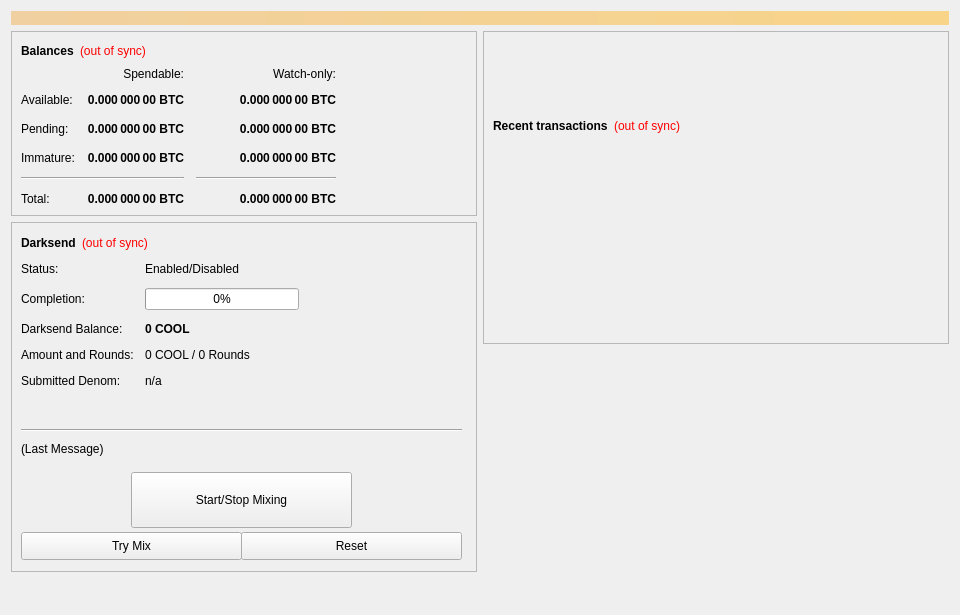
<?xml version="1.0" encoding="UTF-8"?>
<ui version="4.0">
 <class>OverviewPage</class>
 <widget class="QWidget" name="OverviewPage">
  <property name="geometry">
   <rect>
    <x>0</x>
    <y>0</y>
    <width>960</width>
    <height>615</height>
   </rect>
  </property>
  <property name="minimumSize">
   <size>
    <width>960</width>
    <height>0</height>
   </size>
  </property>
  <property name="windowTitle">
   <string>Form</string>
  </property>
  <layout class="QVBoxLayout" name="topLayout">
   <item>
    <widget class="QLabel" name="labelAlerts">
     <property name="visible">
      <bool>false</bool>
     </property>
     <property name="styleSheet">
      <string notr="true">background-color: qlineargradient(x1: 0, y1: 0, x2: 1, y2: 0, stop:0 #F0D0A0, stop:1 #F8D488); color:#000000;</string>
     </property>
     <property name="wordWrap">
      <bool>true</bool>
     </property>
     <property name="margin">
      <number>3</number>
     </property>
    </widget>
   </item>
   <item>
    <layout class="QHBoxLayout" name="horizontalLayout" stretch="1,1">
     <item>
      <layout class="QVBoxLayout" name="verticalLayout_2">
       <item>
        <widget class="QFrame" name="frame">
         <property name="frameShape">
          <enum>QFrame::StyledPanel</enum>
         </property>
         <property name="frameShadow">
          <enum>QFrame::Raised</enum>
         </property>
         <layout class="QVBoxLayout" name="verticalLayout_4">
          <item>
           <layout class="QHBoxLayout" name="horizontalLayout_4">
            <item>
             <widget class="QLabel" name="label_5">
              <property name="font">
               <font>
                <weight>75</weight>
                <bold>true</bold>
               </font>
              </property>
              <property name="text">
               <string>Balances</string>
              </property>
             </widget>
            </item>
            <item>
             <widget class="QLabel" name="labelWalletStatus">
              <property name="cursor">
               <cursorShape>WhatsThisCursor</cursorShape>
              </property>
              <property name="toolTip">
               <string>The displayed information may be out of date. Your wallet automatically synchronizes with the COOL network after a connection is established, but this process has not completed yet.</string>
              </property>
              <property name="styleSheet">
               <string notr="true">QLabel { color: red; }</string>
              </property>
              <property name="text">
               <string notr="true">(out of sync)</string>
              </property>
              <property name="alignment">
               <set>Qt::AlignLeading|Qt::AlignLeft|Qt::AlignVCenter</set>
              </property>
             </widget>
            </item>
            <item>
             <spacer name="horizontalSpacer_3">
              <property name="orientation">
               <enum>Qt::Horizontal</enum>
              </property>
              <property name="sizeHint" stdset="0">
               <size>
                <width>40</width>
                <height>20</height>
               </size>
              </property>
             </spacer>
            </item>
           </layout>
          </item>
          <item>
           <layout class="QGridLayout" name="gridLayout">
            <property name="spacing">
             <number>12</number>
            </property>
            <item row="2" column="2">
             <widget class="QLabel" name="labelWatchPending">
              <property name="font">
               <font>
                <weight>75</weight>
                <bold>true</bold>
               </font>
              </property>
              <property name="cursor">
               <cursorShape>IBeamCursor</cursorShape>
              </property>
              <property name="toolTip">
               <string>Unconfirmed transactions to watch-only addresses</string>
              </property>
              <property name="text">
               <string notr="true">0.000 000 00 BTC</string>
              </property>
              <property name="alignment">
               <set>Qt::AlignRight|Qt::AlignTrailing|Qt::AlignVCenter</set>
              </property>
              <property name="textInteractionFlags">
               <set>Qt::LinksAccessibleByMouse|Qt::TextSelectableByKeyboard|Qt::TextSelectableByMouse</set>
              </property>
             </widget>
            </item>
            <item row="2" column="1">
             <widget class="QLabel" name="labelUnconfirmed">
              <property name="font">
               <font>
                <weight>75</weight>
                <bold>true</bold>
               </font>
              </property>
              <property name="cursor">
               <cursorShape>IBeamCursor</cursorShape>
              </property>
              <property name="toolTip">
               <string>Total of transactions that have yet to be confirmed, and do not yet count toward the spendable balance</string>
              </property>
              <property name="text">
               <string notr="true">0.000 000 00 BTC</string>
              </property>
              <property name="alignment">
               <set>Qt::AlignRight|Qt::AlignTrailing|Qt::AlignVCenter</set>
              </property>
              <property name="textInteractionFlags">
               <set>Qt::LinksAccessibleByMouse|Qt::TextSelectableByKeyboard|Qt::TextSelectableByMouse</set>
              </property>
             </widget>
            </item>
            <item row="3" column="2">
             <widget class="QLabel" name="labelWatchImmature">
              <property name="font">
               <font>
                <weight>75</weight>
                <bold>true</bold>
               </font>
              </property>
              <property name="cursor">
               <cursorShape>IBeamCursor</cursorShape>
              </property>
              <property name="toolTip">
               <string>Staked or masternode rewards in watch-only addresses that has not yet matured</string>
              </property>
              <property name="text">
               <string notr="true">0.000 000 00 BTC</string>
              </property>
              <property name="alignment">
               <set>Qt::AlignRight|Qt::AlignTrailing|Qt::AlignVCenter</set>
              </property>
              <property name="textInteractionFlags">
               <set>Qt::LinksAccessibleByMouse|Qt::TextSelectableByKeyboard|Qt::TextSelectableByMouse</set>
              </property>
             </widget>
            </item>
            <item row="4" column="0" colspan="2">
             <widget class="Line" name="lineSpendableBalance">
              <property name="orientation">
               <enum>Qt::Horizontal</enum>
              </property>
             </widget>
            </item>
            <item row="4" column="2">
             <widget class="Line" name="lineWatchBalance">
              <property name="sizePolicy">
               <sizepolicy hsizetype="Preferred" vsizetype="Fixed">
                <horstretch>0</horstretch>
                <verstretch>0</verstretch>
               </sizepolicy>
              </property>
              <property name="minimumSize">
               <size>
                <width>140</width>
                <height>0</height>
               </size>
              </property>
              <property name="orientation">
               <enum>Qt::Horizontal</enum>
              </property>
             </widget>
            </item>
            <item row="5" column="0">
             <widget class="QLabel" name="labelTotalText">
              <property name="text">
               <string>Total:</string>
              </property>
             </widget>
            </item>
            <item row="3" column="1">
             <widget class="QLabel" name="labelImmature">
              <property name="font">
               <font>
                <weight>75</weight>
                <bold>true</bold>
               </font>
              </property>
              <property name="cursor">
               <cursorShape>IBeamCursor</cursorShape>
              </property>
              <property name="toolTip">
               <string>Staked or masternode rewards that has not yet matured</string>
              </property>
              <property name="text">
               <string notr="true">0.000 000 00 BTC</string>
              </property>
              <property name="alignment">
               <set>Qt::AlignRight|Qt::AlignTrailing|Qt::AlignVCenter</set>
              </property>
              <property name="textInteractionFlags">
               <set>Qt::LinksAccessibleByMouse|Qt::TextSelectableByKeyboard|Qt::TextSelectableByMouse</set>
              </property>
             </widget>
            </item>
            <item row="2" column="3">
             <spacer name="horizontalSpacer_2">
              <property name="orientation">
               <enum>Qt::Horizontal</enum>
              </property>
              <property name="sizeHint" stdset="0">
               <size>
                <width>40</width>
                <height>20</height>
               </size>
              </property>
             </spacer>
            </item>
            <item row="3" column="0">
             <widget class="QLabel" name="labelImmatureText">
              <property name="text">
               <string>Immature:</string>
              </property>
             </widget>
            </item>
            <item row="5" column="1">
             <widget class="QLabel" name="labelTotal">
              <property name="font">
               <font>
                <weight>75</weight>
                <bold>true</bold>
               </font>
              </property>
              <property name="cursor">
               <cursorShape>IBeamCursor</cursorShape>
              </property>
              <property name="toolTip">
               <string>Your current total balance</string>
              </property>
              <property name="text">
               <string notr="true">0.000 000 00 BTC</string>
              </property>
              <property name="alignment">
               <set>Qt::AlignRight|Qt::AlignTrailing|Qt::AlignVCenter</set>
              </property>
              <property name="textInteractionFlags">
               <set>Qt::LinksAccessibleByMouse|Qt::TextSelectableByKeyboard|Qt::TextSelectableByMouse</set>
              </property>
             </widget>
            </item>
            <item row="5" column="2">
             <widget class="QLabel" name="labelWatchTotal">
              <property name="font">
               <font>
                <weight>75</weight>
                <bold>true</bold>
               </font>
              </property>
              <property name="cursor">
               <cursorShape>IBeamCursor</cursorShape>
              </property>
              <property name="toolTip">
               <string>Current total balance in watch-only addresses</string>
              </property>
              <property name="text">
               <string notr="true">0.000 000 00 BTC</string>
              </property>
              <property name="alignment">
               <set>Qt::AlignRight|Qt::AlignTrailing|Qt::AlignVCenter</set>
              </property>
              <property name="textInteractionFlags">
               <set>Qt::LinksAccessibleByMouse|Qt::TextSelectableByKeyboard|Qt::TextSelectableByMouse</set>
              </property>
             </widget>
            </item>
            <item row="0" column="2">
             <widget class="QLabel" name="labelWatchonly">
              <property name="text">
               <string>Watch-only:</string>
              </property>
              <property name="alignment">
               <set>Qt::AlignRight|Qt::AlignTrailing|Qt::AlignVCenter</set>
              </property>
             </widget>
            </item>
            <item row="1" column="0">
             <widget class="QLabel" name="labelBalanceText">
              <property name="text">
               <string>Available:</string>
              </property>
             </widget>
            </item>
            <item row="1" column="1">
             <widget class="QLabel" name="labelBalance">
              <property name="font">
               <font>
                <weight>75</weight>
                <bold>true</bold>
               </font>
              </property>
              <property name="cursor">
               <cursorShape>IBeamCursor</cursorShape>
              </property>
              <property name="toolTip">
               <string>Your current spendable balance</string>
              </property>
              <property name="text">
               <string notr="true">0.000 000 00 BTC</string>
              </property>
              <property name="alignment">
               <set>Qt::AlignRight|Qt::AlignTrailing|Qt::AlignVCenter</set>
              </property>
              <property name="textInteractionFlags">
               <set>Qt::LinksAccessibleByMouse|Qt::TextSelectableByKeyboard|Qt::TextSelectableByMouse</set>
              </property>
             </widget>
            </item>
            <item row="1" column="2">
             <widget class="QLabel" name="labelWatchAvailable">
              <property name="font">
               <font>
                <weight>75</weight>
                <bold>true</bold>
               </font>
              </property>
              <property name="cursor">
               <cursorShape>IBeamCursor</cursorShape>
              </property>
              <property name="toolTip">
               <string>Your current balance in watch-only addresses</string>
              </property>
              <property name="text">
               <string notr="true">0.000 000 00 BTC</string>
              </property>
              <property name="alignment">
               <set>Qt::AlignRight|Qt::AlignTrailing|Qt::AlignVCenter</set>
              </property>
              <property name="textInteractionFlags">
               <set>Qt::LinksAccessibleByMouse|Qt::TextSelectableByKeyboard|Qt::TextSelectableByMouse</set>
              </property>
             </widget>
            </item>
            <item row="2" column="0">
             <widget class="QLabel" name="labelPendingText">
              <property name="text">
               <string>Pending:</string>
              </property>
             </widget>
            </item>
            <item row="0" column="1">
             <widget class="QLabel" name="labelSpendable">
              <property name="text">
               <string>Spendable:</string>
              </property>
              <property name="alignment">
               <set>Qt::AlignRight|Qt::AlignTrailing|Qt::AlignVCenter</set>
              </property>
             </widget>
            </item>
           </layout>
          </item>
         </layout>
        </widget>
       </item>
       <item>
        <widget class="QFrame" name="frameDarksend">
         <property name="minimumSize">
          <size>
           <width>0</width>
           <height>350</height>
          </size>
         </property>
         <property name="layoutDirection">
          <enum>Qt::LeftToRight</enum>
         </property>
         <property name="frameShape">
          <enum>QFrame::StyledPanel</enum>
         </property>
         <property name="frameShadow">
          <enum>QFrame::Raised</enum>
         </property>
         <widget class="QWidget" name="formLayoutWidget">
          <property name="geometry">
           <rect>
            <x>10</x>
            <y>40</y>
            <width>451</width>
            <height>161</height>
           </rect>
          </property>
          <layout class="QFormLayout" name="formLayout">
           <property name="fieldGrowthPolicy">
            <enum>QFormLayout::AllNonFixedFieldsGrow</enum>
           </property>
           <property name="horizontalSpacing">
            <number>11</number>
           </property>
           <property name="verticalSpacing">
            <number>12</number>
           </property>
           <item row="0" column="0">
            <widget class="QLabel" name="label_6">
             <property name="text">
              <string>Status:</string>
             </property>
            </widget>
           </item>
           <item row="1" column="0">
            <widget class="QLabel" name="label_7">
             <property name="text">
              <string>Completion:</string>
             </property>
            </widget>
           </item>
           <item row="1" column="1">
            <widget class="QProgressBar" name="DarksendProgress">
             <property name="maximumSize">
              <size>
               <width>154</width>
               <height>16777215</height>
              </size>
             </property>
             <property name="value">
              <number>0</number>
             </property>
            </widget>
           </item>
           <item row="2" column="0">
            <widget class="QLabel" name="labelAnonymizedText">
             <property name="text">
              <string>Darksend Balance:</string>
             </property>
            </widget>
           </item>
           <item row="2" column="1">
            <widget class="QLabel" name="labelAnonymized">
             <property name="font">
              <font>
               <weight>75</weight>
               <bold>true</bold>
              </font>
             </property>
             <property name="text">
              <string notr="true">0 COOL</string>
             </property>
            </widget>
           </item>
           <item row="3" column="0">
            <widget class="QLabel" name="label_8">
             <property name="text">
              <string>Amount and Rounds:</string>
             </property>
            </widget>
           </item>
           <item row="3" column="1">
            <widget class="QLabel" name="labelAmountRounds">
             <property name="text">
              <string>0 COOL / 0 Rounds</string>
             </property>
            </widget>
           </item>
           <item row="4" column="0">
            <widget class="QLabel" name="label_9">
             <property name="text">
              <string>Submitted Denom:</string>
             </property>
            </widget>
           </item>
           <item row="4" column="1">
            <widget class="QLabel" name="labelSubmittedDenom">
             <property name="toolTip">
              <string>The denominations you submitted to the Masternode.&lt;br&gt;To mix, other users must submit the exact same denominations.</string>
             </property>
             <property name="text">
              <string>n/a</string>
             </property>
            </widget>
           </item>
           <item row="0" column="1">
            <widget class="QLabel" name="DarksendEnabled">
             <property name="text">
              <string>Enabled/Disabled</string>
             </property>
            </widget>
           </item>
          </layout>
         </widget>
         <widget class="QPushButton" name="runAutoDenom">
          <property name="geometry">
           <rect>
            <x>251</x>
            <y>17</y>
            <width>1</width>
            <height>1</height>
           </rect>
          </property>
          <property name="palette">
           <palette>
            <active>
             <colorrole role="WindowText">
              <brush brushstyle="SolidPattern">
               <color alpha="255">
                <red>0</red>
                <green>0</green>
                <blue>0</blue>
               </color>
              </brush>
             </colorrole>
             <colorrole role="Button">
              <brush brushstyle="SolidPattern">
               <color alpha="255">
                <red>239</red>
                <green>238</green>
                <blue>238</blue>
               </color>
              </brush>
             </colorrole>
             <colorrole role="Light">
              <brush brushstyle="SolidPattern">
               <color alpha="255">
                <red>255</red>
                <green>255</green>
                <blue>255</blue>
               </color>
              </brush>
             </colorrole>
             <colorrole role="Midlight">
              <brush brushstyle="SolidPattern">
               <color alpha="255">
                <red>247</red>
                <green>246</green>
                <blue>246</blue>
               </color>
              </brush>
             </colorrole>
             <colorrole role="Dark">
              <brush brushstyle="SolidPattern">
               <color alpha="255">
                <red>119</red>
                <green>119</green>
                <blue>119</blue>
               </color>
              </brush>
             </colorrole>
             <colorrole role="Mid">
              <brush brushstyle="SolidPattern">
               <color alpha="255">
                <red>159</red>
                <green>159</green>
                <blue>159</blue>
               </color>
              </brush>
             </colorrole>
             <colorrole role="Text">
              <brush brushstyle="SolidPattern">
               <color alpha="255">
                <red>0</red>
                <green>0</green>
                <blue>0</blue>
               </color>
              </brush>
             </colorrole>
             <colorrole role="BrightText">
              <brush brushstyle="SolidPattern">
               <color alpha="255">
                <red>255</red>
                <green>255</green>
                <blue>255</blue>
               </color>
              </brush>
             </colorrole>
             <colorrole role="ButtonText">
              <brush brushstyle="SolidPattern">
               <color alpha="255">
                <red>0</red>
                <green>0</green>
                <blue>0</blue>
               </color>
              </brush>
             </colorrole>
             <colorrole role="Base">
              <brush brushstyle="SolidPattern">
               <color alpha="255">
                <red>255</red>
                <green>255</green>
                <blue>255</blue>
               </color>
              </brush>
             </colorrole>
             <colorrole role="Window">
              <brush brushstyle="SolidPattern">
               <color alpha="255">
                <red>239</red>
                <green>238</green>
                <blue>238</blue>
               </color>
              </brush>
             </colorrole>
             <colorrole role="Shadow">
              <brush brushstyle="SolidPattern">
               <color alpha="255">
                <red>0</red>
                <green>0</green>
                <blue>0</blue>
               </color>
              </brush>
             </colorrole>
             <colorrole role="AlternateBase">
              <brush brushstyle="SolidPattern">
               <color alpha="255">
                <red>247</red>
                <green>246</green>
                <blue>246</blue>
               </color>
              </brush>
             </colorrole>
             <colorrole role="ToolTipBase">
              <brush brushstyle="SolidPattern">
               <color alpha="255">
                <red>255</red>
                <green>255</green>
                <blue>220</blue>
               </color>
              </brush>
             </colorrole>
             <colorrole role="ToolTipText">
              <brush brushstyle="SolidPattern">
               <color alpha="255">
                <red>0</red>
                <green>0</green>
                <blue>0</blue>
               </color>
              </brush>
             </colorrole>
            </active>
            <inactive>
             <colorrole role="WindowText">
              <brush brushstyle="SolidPattern">
               <color alpha="255">
                <red>0</red>
                <green>0</green>
                <blue>0</blue>
               </color>
              </brush>
             </colorrole>
             <colorrole role="Button">
              <brush brushstyle="SolidPattern">
               <color alpha="255">
                <red>239</red>
                <green>238</green>
                <blue>238</blue>
               </color>
              </brush>
             </colorrole>
             <colorrole role="Light">
              <brush brushstyle="SolidPattern">
               <color alpha="255">
                <red>255</red>
                <green>255</green>
                <blue>255</blue>
               </color>
              </brush>
             </colorrole>
             <colorrole role="Midlight">
              <brush brushstyle="SolidPattern">
               <color alpha="255">
                <red>247</red>
                <green>246</green>
                <blue>246</blue>
               </color>
              </brush>
             </colorrole>
             <colorrole role="Dark">
              <brush brushstyle="SolidPattern">
               <color alpha="255">
                <red>119</red>
                <green>119</green>
                <blue>119</blue>
               </color>
              </brush>
             </colorrole>
             <colorrole role="Mid">
              <brush brushstyle="SolidPattern">
               <color alpha="255">
                <red>159</red>
                <green>159</green>
                <blue>159</blue>
               </color>
              </brush>
             </colorrole>
             <colorrole role="Text">
              <brush brushstyle="SolidPattern">
               <color alpha="255">
                <red>0</red>
                <green>0</green>
                <blue>0</blue>
               </color>
              </brush>
             </colorrole>
             <colorrole role="BrightText">
              <brush brushstyle="SolidPattern">
               <color alpha="255">
                <red>255</red>
                <green>255</green>
                <blue>255</blue>
               </color>
              </brush>
             </colorrole>
             <colorrole role="ButtonText">
              <brush brushstyle="SolidPattern">
               <color alpha="255">
                <red>0</red>
                <green>0</green>
                <blue>0</blue>
               </color>
              </brush>
             </colorrole>
             <colorrole role="Base">
              <brush brushstyle="SolidPattern">
               <color alpha="255">
                <red>255</red>
                <green>255</green>
                <blue>255</blue>
               </color>
              </brush>
             </colorrole>
             <colorrole role="Window">
              <brush brushstyle="SolidPattern">
               <color alpha="255">
                <red>239</red>
                <green>238</green>
                <blue>238</blue>
               </color>
              </brush>
             </colorrole>
             <colorrole role="Shadow">
              <brush brushstyle="SolidPattern">
               <color alpha="255">
                <red>0</red>
                <green>0</green>
                <blue>0</blue>
               </color>
              </brush>
             </colorrole>
             <colorrole role="AlternateBase">
              <brush brushstyle="SolidPattern">
               <color alpha="255">
                <red>247</red>
                <green>246</green>
                <blue>246</blue>
               </color>
              </brush>
             </colorrole>
             <colorrole role="ToolTipBase">
              <brush brushstyle="SolidPattern">
               <color alpha="255">
                <red>255</red>
                <green>255</green>
                <blue>220</blue>
               </color>
              </brush>
             </colorrole>
             <colorrole role="ToolTipText">
              <brush brushstyle="SolidPattern">
               <color alpha="255">
                <red>0</red>
                <green>0</green>
                <blue>0</blue>
               </color>
              </brush>
             </colorrole>
            </inactive>
            <disabled>
             <colorrole role="WindowText">
              <brush brushstyle="SolidPattern">
               <color alpha="255">
                <red>119</red>
                <green>119</green>
                <blue>119</blue>
               </color>
              </brush>
             </colorrole>
             <colorrole role="Button">
              <brush brushstyle="SolidPattern">
               <color alpha="255">
                <red>239</red>
                <green>238</green>
                <blue>238</blue>
               </color>
              </brush>
             </colorrole>
             <colorrole role="Light">
              <brush brushstyle="SolidPattern">
               <color alpha="255">
                <red>255</red>
                <green>255</green>
                <blue>255</blue>
               </color>
              </brush>
             </colorrole>
             <colorrole role="Midlight">
              <brush brushstyle="SolidPattern">
               <color alpha="255">
                <red>247</red>
                <green>246</green>
                <blue>246</blue>
               </color>
              </brush>
             </colorrole>
             <colorrole role="Dark">
              <brush brushstyle="SolidPattern">
               <color alpha="255">
                <red>119</red>
                <green>119</green>
                <blue>119</blue>
               </color>
              </brush>
             </colorrole>
             <colorrole role="Mid">
              <brush brushstyle="SolidPattern">
               <color alpha="255">
                <red>159</red>
                <green>159</green>
                <blue>159</blue>
               </color>
              </brush>
             </colorrole>
             <colorrole role="Text">
              <brush brushstyle="SolidPattern">
               <color alpha="255">
                <red>119</red>
                <green>119</green>
                <blue>119</blue>
               </color>
              </brush>
             </colorrole>
             <colorrole role="BrightText">
              <brush brushstyle="SolidPattern">
               <color alpha="255">
                <red>255</red>
                <green>255</green>
                <blue>255</blue>
               </color>
              </brush>
             </colorrole>
             <colorrole role="ButtonText">
              <brush brushstyle="SolidPattern">
               <color alpha="255">
                <red>119</red>
                <green>119</green>
                <blue>119</blue>
               </color>
              </brush>
             </colorrole>
             <colorrole role="Base">
              <brush brushstyle="SolidPattern">
               <color alpha="255">
                <red>239</red>
                <green>238</green>
                <blue>238</blue>
               </color>
              </brush>
             </colorrole>
             <colorrole role="Window">
              <brush brushstyle="SolidPattern">
               <color alpha="255">
                <red>239</red>
                <green>238</green>
                <blue>238</blue>
               </color>
              </brush>
             </colorrole>
             <colorrole role="Shadow">
              <brush brushstyle="SolidPattern">
               <color alpha="255">
                <red>0</red>
                <green>0</green>
                <blue>0</blue>
               </color>
              </brush>
             </colorrole>
             <colorrole role="AlternateBase">
              <brush brushstyle="SolidPattern">
               <color alpha="255">
                <red>239</red>
                <green>238</green>
                <blue>238</blue>
               </color>
              </brush>
             </colorrole>
             <colorrole role="ToolTipBase">
              <brush brushstyle="SolidPattern">
               <color alpha="255">
                <red>255</red>
                <green>255</green>
                <blue>220</blue>
               </color>
              </brush>
             </colorrole>
             <colorrole role="ToolTipText">
              <brush brushstyle="SolidPattern">
               <color alpha="255">
                <red>0</red>
                <green>0</green>
                <blue>0</blue>
               </color>
              </brush>
             </colorrole>
            </disabled>
           </palette>
          </property>
          <property name="focusPolicy">
           <enum>Qt::NoFocus</enum>
          </property>
          <property name="autoFillBackground">
           <bool>true</bool>
          </property>
          <property name="text">
           <string/>
          </property>
          <property name="flat">
           <bool>true</bool>
          </property>
         </widget>
         <widget class="QPushButton" name="toggleDarksend">
          <property name="geometry">
           <rect>
            <x>120</x>
            <y>250</y>
            <width>221</width>
            <height>56</height>
           </rect>
          </property>
          <property name="sizePolicy">
           <sizepolicy hsizetype="MinimumExpanding" vsizetype="Fixed">
            <horstretch>0</horstretch>
            <verstretch>0</verstretch>
           </sizepolicy>
          </property>
          <property name="text">
           <string>Start/Stop Mixing</string>
          </property>
         </widget>
         <widget class="Line" name="lineLastMessage">
          <property name="geometry">
           <rect>
            <x>10</x>
            <y>200</y>
            <width>441</width>
            <height>16</height>
           </rect>
          </property>
          <property name="orientation">
           <enum>Qt::Horizontal</enum>
          </property>
         </widget>
         <widget class="QLabel" name="DarksendStatus">
          <property name="geometry">
           <rect>
            <x>10</x>
            <y>220</y>
            <width>451</width>
            <height>61</height>
           </rect>
          </property>
          <property name="minimumSize">
           <size>
            <width>288</width>
            <height>43</height>
           </size>
          </property>
          <property name="text">
           <string>(Last Message)</string>
          </property>
          <property name="alignment">
           <set>Qt::AlignLeading|Qt::AlignLeft|Qt::AlignTop</set>
          </property>
          <property name="wordWrap">
           <bool>true</bool>
          </property>
         </widget>
         <widget class="QPushButton" name="DarksendAuto">
          <property name="geometry">
           <rect>
            <x>10</x>
            <y>310</y>
            <width>221</width>
            <height>28</height>
           </rect>
          </property>
          <property name="sizePolicy">
           <sizepolicy hsizetype="MinimumExpanding" vsizetype="Fixed">
            <horstretch>0</horstretch>
            <verstretch>0</verstretch>
           </sizepolicy>
          </property>
          <property name="toolTip">
           <string>Try to manually submit a Darksend request.</string>
          </property>
          <property name="text">
           <string>Try Mix</string>
          </property>
         </widget>
         <widget class="QPushButton" name="DarksendReset">
          <property name="geometry">
           <rect>
            <x>230</x>
            <y>310</y>
            <width>221</width>
            <height>28</height>
           </rect>
          </property>
          <property name="sizePolicy">
           <sizepolicy hsizetype="MinimumExpanding" vsizetype="Fixed">
            <horstretch>0</horstretch>
            <verstretch>0</verstretch>
           </sizepolicy>
          </property>
          <property name="toolTip">
           <string>Reset the current status of Darksend (can interrupt Darksend if it's in the process of Mixing, which can cost you money!)</string>
          </property>
          <property name="autoFillBackground">
           <bool>false</bool>
          </property>
          <property name="text">
           <string>Reset</string>
          </property>
         </widget>
         <widget class="QWidget" name="layoutWidget">
          <property name="geometry">
           <rect>
            <x>10</x>
            <y>10</y>
            <width>431</width>
            <height>22</height>
           </rect>
          </property>
          <layout class="QHBoxLayout" name="horizontalLayout_5">
           <item>
            <widget class="QLabel" name="label_2">
             <property name="font">
              <font>
               <weight>75</weight>
               <bold>true</bold>
              </font>
             </property>
             <property name="text">
              <string>Darksend</string>
             </property>
            </widget>
           </item>
           <item>
            <widget class="QLabel" name="labelDarksendSyncStatus">
             <property name="toolTip">
              <string>The displayed information may be out of date. Your wallet automatically synchronizes with the COOL network after a connection is established, but this process has not completed yet.</string>
             </property>
             <property name="styleSheet">
              <string notr="true">QLabel { color: red; }</string>
             </property>
             <property name="text">
              <string notr="true">(out of sync)</string>
             </property>
             <property name="alignment">
              <set>Qt::AlignLeading|Qt::AlignLeft|Qt::AlignVCenter</set>
             </property>
            </widget>
           </item>
           <item>
            <spacer name="horizontalSpacer_4">
             <property name="orientation">
              <enum>Qt::Horizontal</enum>
             </property>
             <property name="sizeHint" stdset="0">
              <size>
               <width>40</width>
               <height>20</height>
              </size>
             </property>
            </spacer>
           </item>
          </layout>
         </widget>
        </widget>
       </item>
       <item>
        <spacer name="verticalSpacer">
         <property name="orientation">
          <enum>Qt::Vertical</enum>
         </property>
         <property name="sizeHint" stdset="0">
          <size>
           <width>20</width>
           <height>40</height>
          </size>
         </property>
        </spacer>
       </item>
      </layout>
     </item>
     <item>
      <layout class="QVBoxLayout" name="verticalLayout_3">
       <item>
        <widget class="QFrame" name="frame_2">
         <property name="frameShape">
          <enum>QFrame::StyledPanel</enum>
         </property>
         <property name="frameShadow">
          <enum>QFrame::Raised</enum>
         </property>
         <layout class="QVBoxLayout" name="verticalLayout">
          <item>
           <spacer name="verticalSpacer_3">
            <property name="orientation">
             <enum>Qt::Vertical</enum>
            </property>
            <property name="sizeType">
             <enum>QSizePolicy::Fixed</enum>
            </property>
            <property name="sizeHint" stdset="0">
             <size>
              <width>20</width>
              <height>75</height>
             </size>
            </property>
           </spacer>
          </item>
          <item>
           <layout class="QHBoxLayout" name="horizontalLayout_2">
            <item>
             <widget class="QLabel" name="label_4">
              <property name="font">
               <font>
                <weight>75</weight>
                <bold>true</bold>
               </font>
              </property>
              <property name="text">
               <string>Recent transactions</string>
              </property>
             </widget>
            </item>
            <item>
             <widget class="QLabel" name="labelTransactionsStatus">
              <property name="cursor">
               <cursorShape>WhatsThisCursor</cursorShape>
              </property>
              <property name="toolTip">
               <string>The displayed information may be out of date. Your wallet automatically synchronizes with the COOL network after a connection is established, but this process has not completed yet.</string>
              </property>
              <property name="styleSheet">
               <string notr="true">QLabel { color: red; }</string>
              </property>
              <property name="text">
               <string notr="true">(out of sync)</string>
              </property>
              <property name="alignment">
               <set>Qt::AlignRight|Qt::AlignTrailing|Qt::AlignVCenter</set>
              </property>
             </widget>
            </item>
            <item>
             <spacer name="horizontalSpacer">
              <property name="orientation">
               <enum>Qt::Horizontal</enum>
              </property>
              <property name="sizeHint" stdset="0">
               <size>
                <width>40</width>
                <height>20</height>
               </size>
              </property>
             </spacer>
            </item>
           </layout>
          </item>
          <item>
           <widget class="QListView" name="listTransactions">
            <property name="styleSheet">
             <string notr="true">QListView { background: transparent; }</string>
            </property>
            <property name="frameShape">
             <enum>QFrame::NoFrame</enum>
            </property>
            <property name="verticalScrollBarPolicy">
             <enum>Qt::ScrollBarAlwaysOff</enum>
            </property>
            <property name="horizontalScrollBarPolicy">
             <enum>Qt::ScrollBarAlwaysOff</enum>
            </property>
            <property name="selectionMode">
             <enum>QAbstractItemView::NoSelection</enum>
            </property>
           </widget>
          </item>
         </layout>
        </widget>
       </item>
       <item>
        <spacer name="verticalSpacer_2">
         <property name="orientation">
          <enum>Qt::Vertical</enum>
         </property>
         <property name="sizeType">
          <enum>QSizePolicy::Expanding</enum>
         </property>
         <property name="sizeHint" stdset="0">
          <size>
           <width>20</width>
           <height>40</height>
          </size>
         </property>
        </spacer>
       </item>
      </layout>
     </item>
    </layout>
   </item>
  </layout>
 </widget>
 <resources/>
 <connections/>
</ui>
